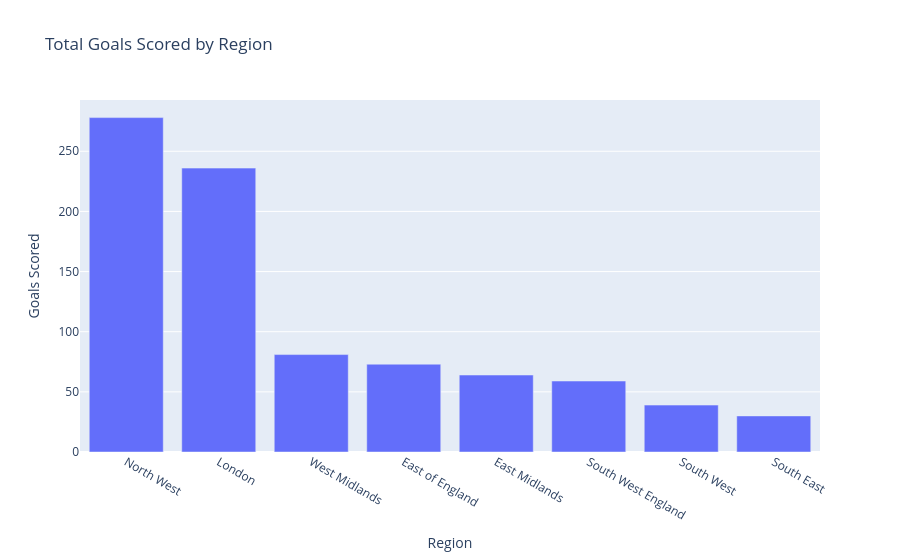

Notebook source saved alongside this figure:
### Markdown cell above
### Region / Stadium

### Code cell
# Bar chart comparing which region had the most goals scored
region_goals = df.clone().group_by("Region").agg(pl.col("Goals Scored").sum()).sort(by="Goals Scored", descending=True)

px.bar(data_frame=region_goals, x="Region", y="Goals Scored", title="Total Goals Scored by Region")

### Figure 1 — Plotly figure (JSON) as saved in the notebook; plotly's stock layout.template omitted (floating-point values rounded to 4 significant figures)
{"data": [{"hovertemplate": "Region=%{x}<br>Goals Scored=%{y}<extra></extra>", "legendgroup": "", "marker": {"color": "#636efa", "pattern": {"shape": ""}}, "name": "", "orientation": "v", "showlegend": false, "textposition": "auto", "x": ["North West", "London", "West Midlands", "East of England", "East Midlands", "South West England", "South West", "South East"], "xaxis": "x", "y": [278, 236, 81, 73, 64, 59, 39, 30], "yaxis": "y", "type": "bar"}], "layout": {"xaxis": {"anchor": "y", "domain": [0.0, 1.0], "title": {"text": "Region"}}, "yaxis": {"anchor": "x", "domain": [0.0, 1.0], "title": {"text": "Goals Scored"}}, "legend": {"tracegroupgap": 0}, "title": {"text": "Total Goals Scored by Region"}, "barmode": "relative"}}
